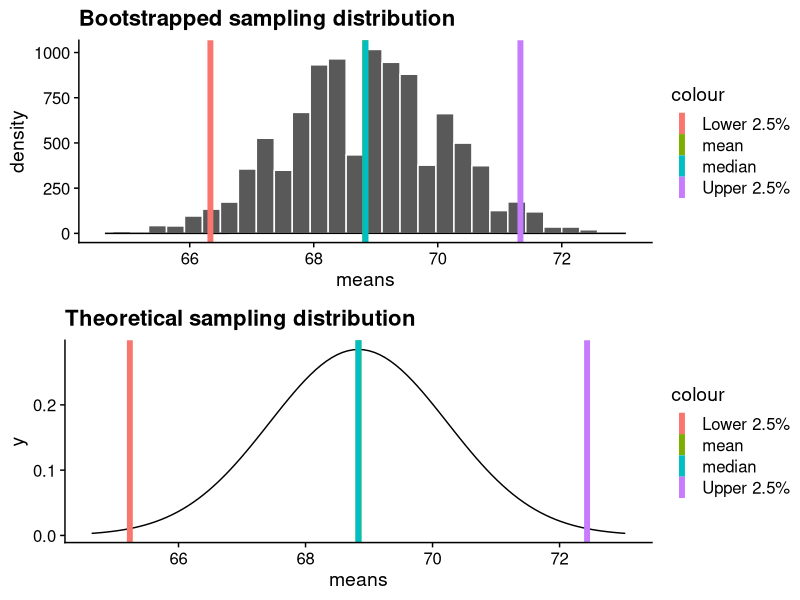
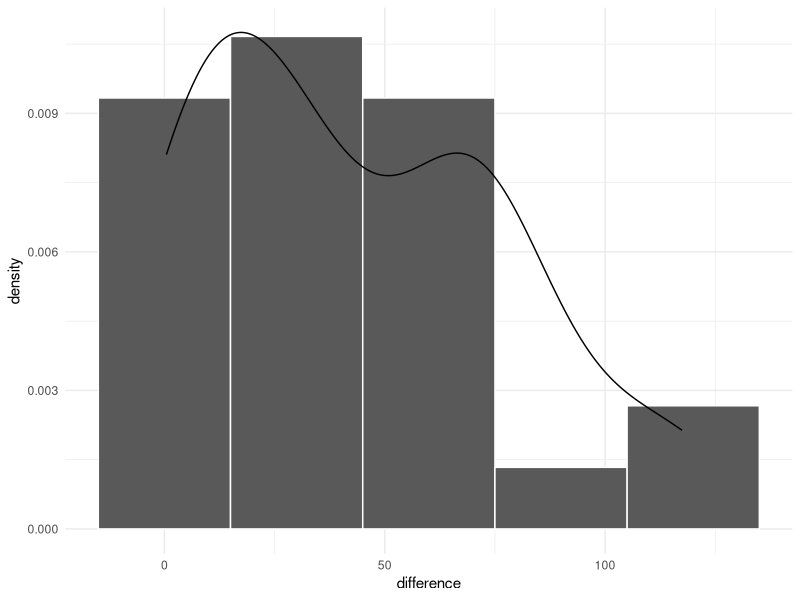
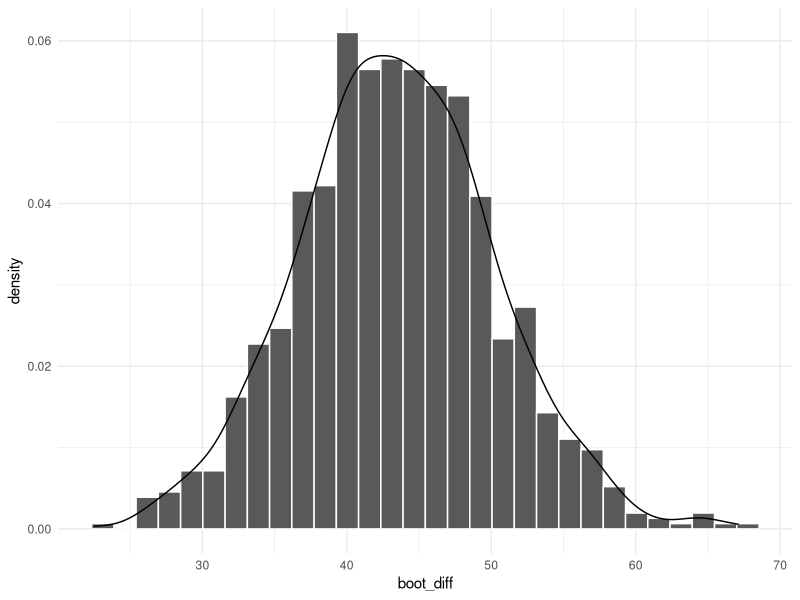
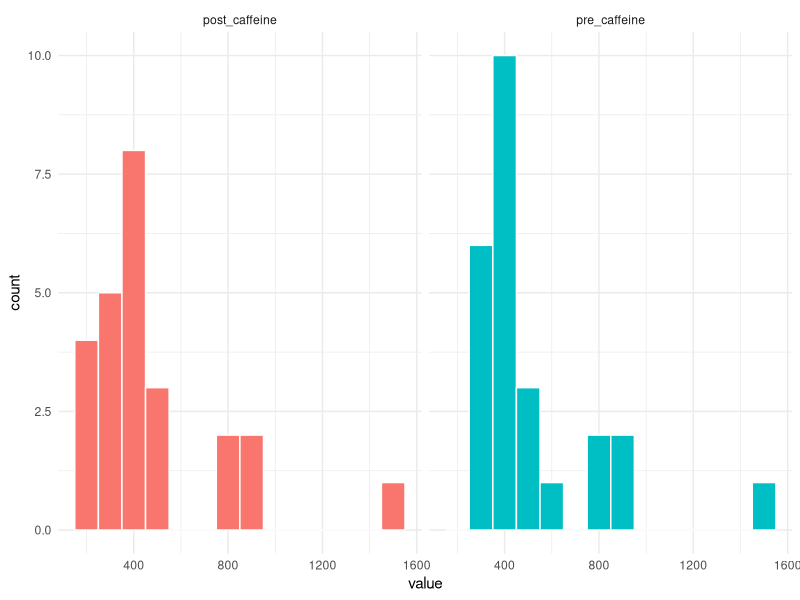
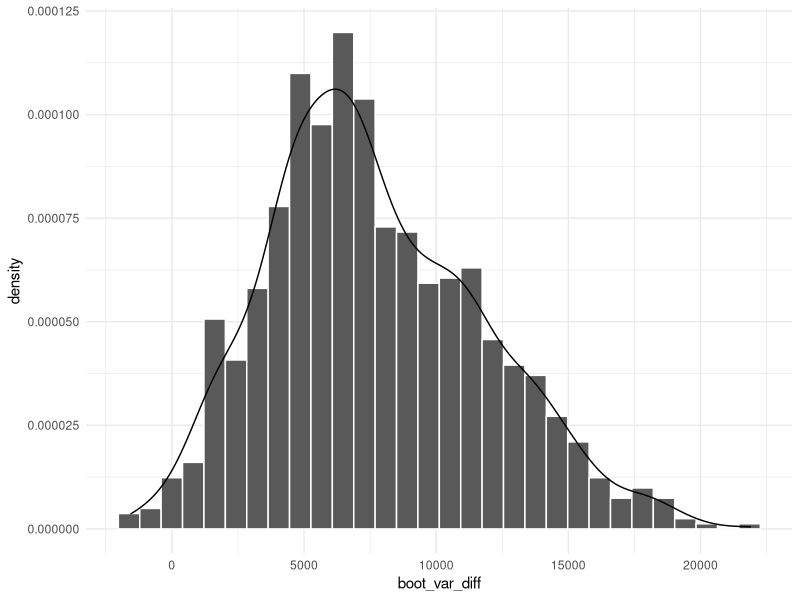

Source code (R) for these figures, in order:
## ---- chunk 1
knitr::opts_chunk$set(echo = TRUE, 
                      warning = F, 
                      message = F)
options(scipen = 999)
## ---- chunk 2
library(tidyverse)
## ---- chunk 3
friends = c("Rachel", "Monica", "Phoebe", "Joey", "Chandler", "Ross")
heights = c(65, 65, 68, 70, 72, 73)
names(heights) = friends
(sample1 = sample(friends, size = 6, replace = T)); mean(heights[sample1])
(sample1 = sample(friends, size = 6, replace = T)); mean(heights[sample1])
(sample1 = sample(friends, size = 6, replace = T)); mean(heights[sample1])
(sample1 = sample(friends, size = 6, replace = T)); mean(heights[sample1])
(sample1 = sample(friends, size = 6, replace = T)); mean(heights[sample1])
(sample1 = sample(friends, size = 6, replace = T)); mean(heights[sample1])
(sample1 = sample(friends, size = 6, replace = T)); mean(heights[sample1])
(sample1 = sample(friends, size = 6, replace = T)); mean(heights[sample1])
## ---- chunk 4
heights
## ---- chunk 5
boot = 10000 # number of bootstraps
# make named vector (names not necessary)
heights = c("Rachel" = 65, "Monica" = 65, "Phoebe" = 68, 
            "Joey" = 70, "Chandler" = 72, "Ross" = 73)
heights

#a vector to store values
sample_means = numeric(length = boot)

for(i in 1:boot){ #loop through bootstraps
  # draw new sample with replacement
  this_sample = sample(heights, size = length(heights), replace = T)
  # store mean in empty vector
  sample_means[i] = mean(this_sample)
}

sample_means
## ---- chunk 6
library(ggpubr)
mu = mean(heights)
sem = sd(heights)/sqrt(length(heights))
cv_t = qt(p = .975, df = length(heights)-1)

bootstrapped = data.frame(means = sample_means) %>%
  ggplot(aes(x = means)) + 
  geom_histogram(color = "white") +
  geom_density() +
  geom_vline(aes(xintercept = mean(sample_means), color = "mean"), size = 2) +
  geom_vline(aes(xintercept = median(sample_means), color = "median"), size = 2) +
  geom_vline(aes(xintercept = quantile(sample_means, probs = .025), color = "Lower 2.5%"), size = 2) +
    geom_vline(aes(xintercept = quantile(sample_means, probs = .975), color = "Upper 2.5%"), size = 2) +
  scale_x_continuous(limits = c(mu-3*sem, mu+3*sem))+
  ggtitle("Bootstrapped sampling distribution") +
  cowplot::theme_cowplot()


from_prob = data.frame(means = seq(from = min(sample_means), to = max(sample_means))) %>%
  ggplot(aes(x = means)) +
  stat_function(fun = function(x) dnorm(x, m = mu, sd = sem)) + 
  geom_vline(aes(xintercept = mean(heights), color = "mean"), size = 2) +
  geom_vline(aes(xintercept = mean(heights), color = "median"), size = 2) +
  geom_vline(aes(xintercept = mu-cv_t*sem, color = "Lower 2.5%"), size = 2) +
  geom_vline(aes(xintercept = mu+cv_t*sem, color = "Upper 2.5%"), size = 2) +scale_x_continuous(limits = c(mu-3*sem, mu+3*sem))+  
  ggtitle("Theoretical sampling distribution") +
  cowplot::theme_cowplot()

ggarrange(bootstrapped, from_prob, ncol = 1)
## ---- chunk 7
# Set random seed
set.seed(112224)

# Generate skewed data using chi-square distributions
n <- 25
pre_caffeine <- rchisq(n, df=3) * 100 + 200
post_caffeine <- pre_caffeine - rchisq(n, df=2) * 20

# Create data frame
data <- data.frame(
  pre_caffeine = pre_caffeine,
  post_caffeine = post_caffeine,
  difference = pre_caffeine - post_caffeine
)
## ---- chunk 8
data %>% 
  ggplot(aes(x = difference)) +
  geom_histogram(
    aes(y = ..density..),
    color = "white", 
    binwidth = 30
    ) +
  geom_density() +
  theme_minimal()
## ---- chunk 9
# how many simulations?
n_boots = 1000
# create an empty vector to hold results
boot_diff = numeric(length = 1000)
set.seed(112224) # set seed to ensure the random results are the same every time
for(i in 1:n_boots){
  # sample with replacement. new dataset is the same size as the original
  bootdata = data[sample(1:nrow(data), size = nrow(data), replace = T), ]
  # calculate mean in new dataset
  mean_diff = mean(bootdata$difference)
  # add to empty vector
  boot_diff[i] = mean_diff
}
head(boot_diff)
## ---- chunk 10
data.frame(boot_diff = boot_diff) %>% 
  ggplot(aes(x = boot_diff)) +
  geom_histogram(
    aes(y = ..density..),
    color = "white"
    ) +
  geom_density() +
  theme_minimal()
## ---- chunk 11
median(boot_diff)
## ---- chunk 12
quantile(boot_diff, probs = c(.025, .975))
## ---- chunk 13
t.test(data$difference)
## ---- chunk 14
#| code-fold: true
data %>% 
  pivot_longer(cols = contains("caff")) %>% 
  ggplot(aes(x = value, fill = name)) +
  geom_histogram(
    position = position_dodge(), 
    color = "white",
    binwidth = 100) +
  guides(fill = "none") +
  facet_wrap(~name) +
  theme_minimal()
## ---- chunk 15
n_boots = 1000
boot_var_diff  = numeric(length = 1000)
set.seed(112224)
for(i in 1:n_boots){
  bootdata = data[sample(1:nrow(data), size = nrow(data), replace = T), ]
  
  var_pre  = var(bootdata$pre_caffeine)
  var_post = var(bootdata$post_caffeine)

  boot_var_diff[i] = var_post - var_pre
}
head(boot_var_diff)
## ---- chunk 16
data.frame(boot_var_diff = boot_var_diff) %>% 
  ggplot(aes(x = boot_var_diff)) +
  geom_histogram(
    aes(y = ..density..),
    color = "white"
    ) +
  geom_density() +
  theme_minimal()
## ---- chunk 17
quantile(boot_var_diff, probs = c(.025, .50, .975))
